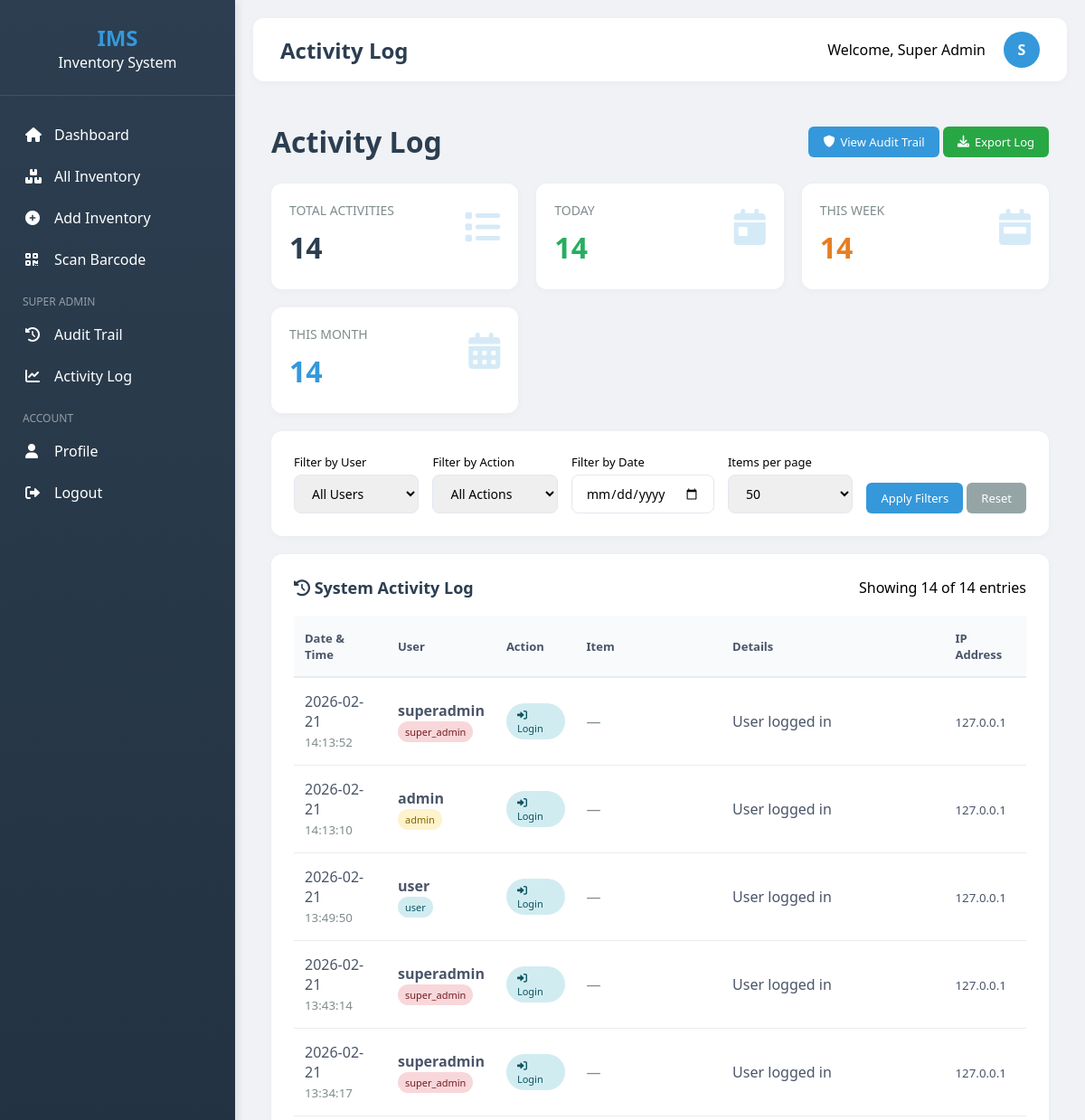
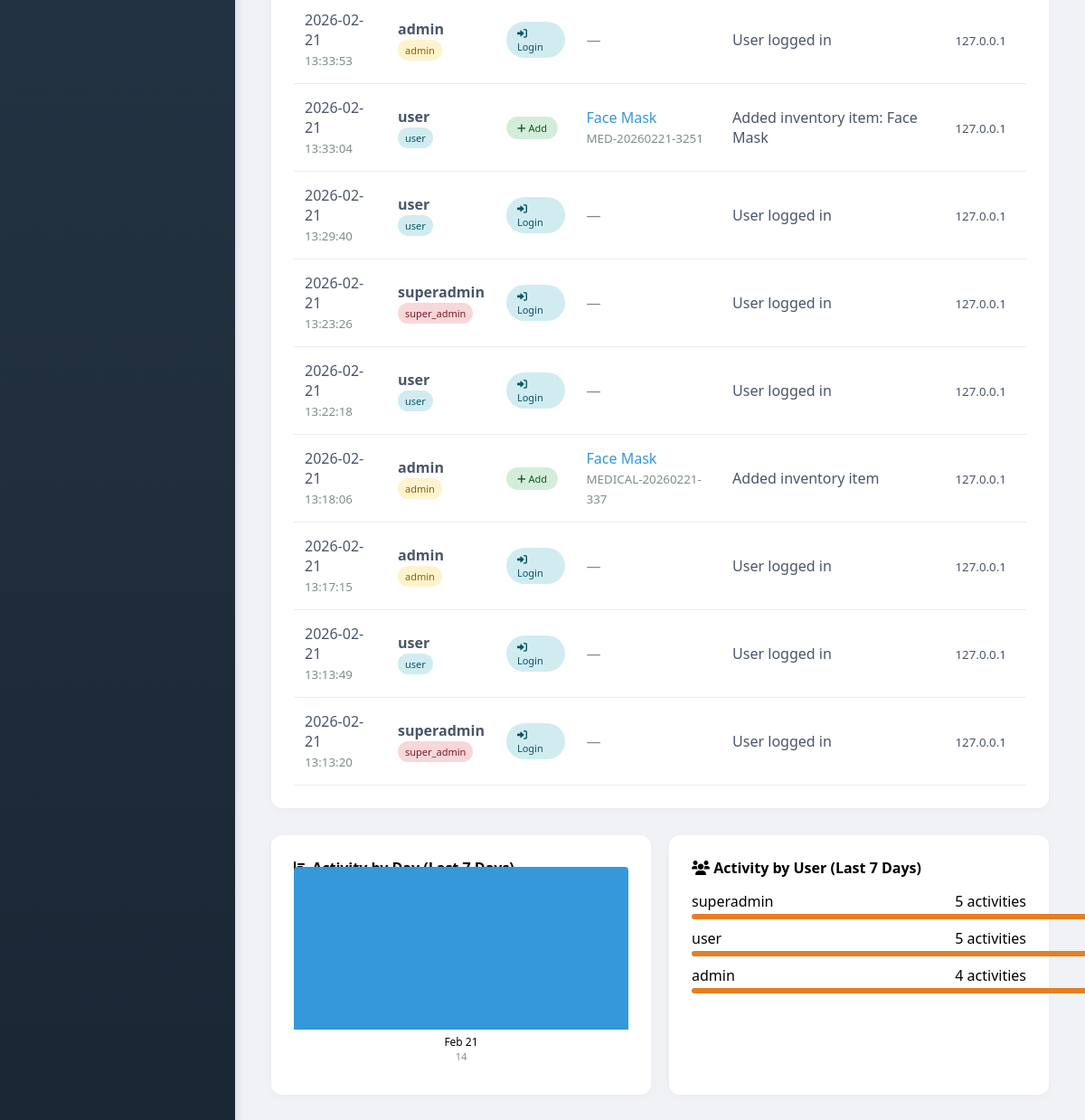
Page /superadmin/activity_log.php (signed in) on the committed database (2 pictures, top to bottom).
### tables this page shows
CREATE TABLE `activity_log` (
  `id` int(11) NOT NULL,
  `user_id` int(11) DEFAULT NULL,
  `action` varchar(50) NOT NULL,
  `item_id` int(11) DEFAULT NULL,
  `details` text DEFAULT NULL,
  `date_created` datetime NOT NULL
);

CREATE TABLE `users` (
  `id` int(11) NOT NULL,
  `firstname` varchar(100) DEFAULT NULL,
  `lastname` varchar(100) DEFAULT NULL,
  `username` varchar(80) DEFAULT NULL,
  `password` varchar(255) DEFAULT NULL,
  `email` varchar(100) DEFAULT NULL,
  `role` enum('super_admin','admin','user') DEFAULT 'user',
  `status` enum('active','inactive') DEFAULT 'active',
  `avatar` varchar(255) DEFAULT NULL,
  `created_at` timestamp NOT NULL DEFAULT current_timestamp()
);

CREATE TABLE `inventory` (
  `id` int(11) NOT NULL,
  `article_name` varchar(255) NOT NULL,
  `description` text DEFAULT NULL,
  `property_no` varchar(120) DEFAULT NULL,
  `uom` varchar(50) DEFAULT NULL,
  `qty_property_card` decimal(12,2) DEFAULT 0.00,
  `qty_physical_count` decimal(12,2) DEFAULT 0.00,
  `location_id` int(11) DEFAULT NULL,
  `condition_text` varchar(100) DEFAULT NULL,
  `remarks` text DEFAULT NULL,
  `certified_correct` text DEFAULT NULL,
  `approved_by` int(11) DEFAULT NULL,
  `verified_by` int(11) DEFAULT NULL,
  `section_id` int(11) DEFAULT NULL,
  `date_added` timestamp NOT NULL DEFAULT current_timestamp(),
  `date_updated` timestamp NULL DEFAULT NULL,
  `fund_cluster` varchar(50) DEFAULT NULL,
  `unit_value` decimal(12,2) DEFAULT 0.00,
  `equipment_id` int(11) DEFAULT 1,
  `type_equipment` varchar(50) DEFAULT '',
  `category` varchar(50) DEFAULT '',
  `allocate_to` int(11) DEFAULT NULL,
  `barcode_data` varchar(255) DEFAULT NULL,
  `barcode_image` longblob DEFAULT NULL
);

### superadmin/activity_log.php (the view, shortened to what this page needs)
<?php
require_once '../includes/header.php';
require_once '../includes/functions.php';
$page = isset($_GET['page']) ? (int)$_GET['page'] : 1;
$limit = 50;
$offset = ($page - 1) * $limit;
$filter_date = isset($_GET['date']) ? $_GET['date'] : '';
$where = [];
$where_clause = !empty($where) ? "WHERE " . implode(" AND ", $where) : "";
$total = $conn->query("SELECT COUNT(*) as total FROM activity_log a $where_clause")->fetch_assoc()['total'];
$activities = $conn->query("
    SELECT a.*, u.username, u.role,
           i.article_name, i.property_no
    FROM activity_log a
    LEFT JOIN users u ON a.user_id = u.id
    LEFT JOIN inventory i ON a.item_id = i.id
    $where_clause
    ORDER BY a.date_created DESC
    LIMIT $offset, $limit
");
$summary = [
    'total' => $total,
    'today' => $conn->query("SELECT COUNT(*) as count FROM activity_log WHERE DATE(date_created) = CURDATE()")->fetch_assoc()['count'],
    'week' => $conn->query("SELECT COUNT(*) as count FROM activity_log WHERE YEARWEEK(date_created) = YEARWEEK(NOW())")->fetch_assoc()['count'],
    'month' => $conn->query("SELECT COUNT(*) as count FROM activity_log WHERE MONTH(date_created) = MONTH(NOW()) AND YEAR(date_created) = YEAR(NOW())")->fetch_assoc()['count']
];
?>
<?php include '../includes/sidebar.php'; ?>
<div style="padding: 20px;">
    <div style="display: flex; justify-content: space-between; align-items: center; margin-bottom: 25px;">
        <h1 style="color: #2c3e50;">Activity Log</h1>
        <div>
            <a href="audit_trail.php" class="btn btn-primary">
                <i class="fas fa-shield-alt"></i> View Audit Trail
            </a>
            <a href="export_activity.php" class="btn btn-success">
                <i class="fas fa-download"></i> Export Log
            </a>
        </div>
    </div>
    <div class="stats-grid" style="margin-bottom: 20px;">
        <div class="stat-card">
            <div class="stat-icon"><i class="fas fa-list"></i></div>
            <div class="stat-title">Total Activities</div>
            <div class="stat-value"><?php echo number_format($summary['total']); ?></div>
        </div>
        <div class="stat-card">
            <div class="stat-icon"><i class="fas fa-calendar-day"></i></div>
            <div class="stat-title">Today</div>
            <div class="stat-value" style="color: #27ae60;"><?php echo $summary['today']; ?></div>
        </div>
        <div class="stat-card">
            <div class="stat-icon"><i class="fas fa-calendar-week"></i></div>
            <div class="stat-title">This Week</div>
            <div class="stat-value" style="color: #e67e22;"><?php echo $summary['week']; ?></div>
        </div>
        <div class="stat-card">
            <div class="stat-icon"><i class="fas fa-calendar-alt"></i></div>
            <div class="stat-title">This Month</div>
            <div class="stat-value" style="color: #3498db;"><?php echo $summary['month']; ?></div>
        </div>
    </div>
    <div class="table-container" style="margin-bottom: 20px;">
        <form method="GET" style="display: grid; grid-template-columns: repeat(4, 1fr) auto; gap: 15px; align-items: end;">
            <div>
                <label style="display: block; margin-bottom: 5px; font-size: 13px;">Filter by User</label>
                <select name="user_id" class="form-control">
                    <option value="">All Users</option>
                </select>
            </div>
            <div>
                <label style="display: block; margin-bottom: 5px; font-size: 13px;">Filter by Action</label>
                <select name="action" class="form-control">
                    <option value="">All Actions</option>
                </select>
            </div>
            <div>
                <label style="display: block; margin-bottom: 5px; font-size: 13px;">Filter by Date</label>
                <input type="date" name="date" class="form-control" value="<?php echo $filter_date; ?>">
            </div>
            <div>
                <label style="display: block; margin-bottom: 5px; font-size: 13px;">Items per page</label>
                <select name="limit" class="form-control">
                    <option value="50" <?php echo $limit == 50 ? 'selected' : ''; ?>>50</option>
                </select>
            </div>
            <div>
                <button type="submit" class="btn btn-primary">Apply Filters</button>
                <a href="activity_log.php" class="btn" style="background: #95a5a6; color: white;">Reset</a>
            </div>
        </form>
    </div>
    <div class="table-container">
        <div class="table-header">
            <h3 class="table-title"><i class="fas fa-history"></i> System Activity Log</h3>
            <span>Showing <?php echo min($limit, $activities->num_rows); ?> of <?php echo $total; ?> entries</span>
        </div>
        <table>
            <thead>
                <tr>
                    <th>Date & Time</th>
                    <th>User</th>
                    <th>Action</th>
                    <th>Item</th>
                    <th>Details</th>
                    <th>IP Address</th>
                </tr>
            </thead>
            <tbody>
                <?php if ($activities->num_rows > 0): ?>
                    <?php while ($act = $activities->fetch_assoc()): ?>
                    <tr>
                        <td>
                            <?php echo date('Y-m-d', strtotime($act['date_created'])); ?>
                            <br>
                            <small style="color: #7f8c8d;"><?php echo date('H:i:s', strtotime($act['date_created'])); ?></small>
                        </td>
                        <td>
                            <strong><?php echo htmlspecialchars($act['username'] ?? 'System'); ?></strong>
                            <br>
                            <span class="badge <?php
                                echo $act['role'] == 'super_admin' ? 'badge-danger' :
                                    ($act['role'] == 'admin' ? 'badge-warning' :
                                    ($act['role'] == 'user' ? 'badge-info' : 'badge-secondary'));
                            ?>">
                                <?php echo $act['role'] ?? 'N/A'; ?>
                            </span>
                        </td>
                        <td>
                            <span class="badge <?php
                                echo $act['action'] == 'add' ? 'badge-success' :
                                    ($act['action'] == 'edit' || $act['action'] == 'update' ? 'badge-warning' :
                                    ($act['action'] == 'delete' ? 'badge-danger' :
                                    ($act['action'] == 'login' ? 'badge-info' :
                                    ($act['action'] == 'logout' ? 'badge-secondary' : 'badge-primary'))));
                            ?>" style="text-transform: capitalize; padding: 5px 12px;">
                                <i class="fas <?php
                                    echo $act['action'] == 'add' ? 'fa-plus' :
                                        ($act['action'] == 'edit' || $act['action'] == 'update' ? 'fa-edit' :
                                        ($act['action'] == 'delete' ? 'fa-trash' :
                                        ($act['action'] == 'login' ? 'fa-sign-in-alt' :
                                        ($act['action'] == 'logout' ? 'fa-sign-out-alt' : 'fa-circle'))));
                                ?>"></i>
                                <?php echo ucfirst($act['action']); ?>
                            </span>
                        </td>
                        <td>
                            <?php if ($act['item_id']): ?>
                                <a href="../admin/view_inventory.php?id=<?php echo $act['item_id']; ?>" style="color: #3498db; text-decoration: none; font-weight: 500;">
                                    <?php echo htmlspecialchars($act['article_name'] ?? 'Item #' . $act['item_id']); ?>
                                </a>
                                <?php if ($act['property_no']): ?>
                                    <br>
                                    <small style="color: #7f8c8d;"><?php echo htmlspecialchars($act['property_no']); ?></small>
                                <?php endif; ?>
                            <?php else: ?>
                                <span style="color: #7f8c8d;">—</span>
                            <?php endif; ?>
                        </td>
                        <td>
                            <?php if ($act['details']): ?>
                                <span title="<?php echo htmlspecialchars($act['details']); ?>">
                                    <?php echo htmlspecialchars(substr($act['details'], 0, 50)) . (strlen($act['details']) > 50 ? '...' : ''); ?>
                                </span>
                            <?php else: ?>
                                <span style="color: #7f8c8d;">—</span>
                            <?php endif; ?>
                        </td>
                        <td><small><?php echo htmlspecialchars($act['ip_address'] ?? $_SERVER['REMOTE_ADDR']); ?></small></td>
                    </tr>
                    <?php endwhile; ?>
                <?php endif; ?>
            </tbody>
        </table>
    </div>
    <div style="display: grid; grid-template-columns: 1fr 1fr; gap: 20px; margin-top: 20px;">
        <div class="table-container">
            <h4 style="margin-bottom: 15px;"><i class="fas fa-chart-bar"></i> Activity by Day (Last 7 Days)</h4>
            <?php
            $daily = $conn->query("
                SELECT DATE(date_created) as day, COUNT(*) as count
                FROM activity_log
                WHERE date_created >= DATE_SUB(NOW(), INTERVAL 7 DAY)
                GROUP BY DATE(date_created)
                ORDER BY day DESC
            ");
            ?>
            <div style="height: 200px; display: flex; align-items: flex-end; gap: 10px; padding: 10px 0;">
                <?php
                $max_count = 0;
                $daily_data = [];
                while ($d = $daily->fetch_assoc()) {
                    $daily_data[] = $d;
                    if ($d['count'] > $max_count) $max_count = $d['count'];
                }
                foreach ($daily_data as $d):
                    $height = $max_count > 0 ? ($d['count'] / $max_count * 180) : 0;
                ?>
                    <div style="flex: 1; text-align: center;">
                        <div style="height: <?php echo $height; ?>px; background: #3498db; border-radius: 4px 4px 0 0; margin-bottom: 5px;"></div>
                        <div style="font-size: 12px;"><?php echo date('M d', strtotime($d['day'])); ?></div>
                        <div style="font-size: 11px; color: #7f8c8d;"><?php echo $d['count']; ?></div>
                    </div>
                <?php endforeach; ?>
            </div>
        </div>
        <div class="table-container">
            <h4 style="margin-bottom: 15px;"><i class="fas fa-users"></i> Activity by User (Last 7 Days)</h4>
            <?php
            $user_activity = $conn->query("
                SELECT u.username, COUNT(*) as count
                FROM activity_log a
                JOIN users u ON a.user_id = u.id
                WHERE a.date_created >= DATE_SUB(NOW(), INTERVAL 7 DAY)
                GROUP BY u.id, u.username
                ORDER BY count DESC
                LIMIT 5
            ");
            ?>
            <?php if ($user_activity->num_rows > 0): ?>
                <?php while ($ua = $user_activity->fetch_assoc()): ?>
                    <div style="margin-bottom: 10px;">
                        <div style="display: flex; justify-content: space-between; margin-bottom: 3px;">
                            <span><?php echo htmlspecialchars($ua['username']); ?></span>
                            <span><?php echo $ua['count']; ?> activities</span>
                        </div>
                        <div style="background: #ecf0f1; height: 6px; border-radius: 3px;">
                            <div style="width: <?php echo ($ua['count'] / $user_activity->num_rows * 100); ?>%; height: 6px; background: #e67e22; border-radius: 3px;"></div>
                        </div>
                    </div>
                <?php endwhile; ?>
            <?php else: ?>
                <p style="color: #7f8c8d;">No user activity in the last 7 days</p>
            <?php endif; ?>
        </div>
    </div>
</div>
<?php include '../includes/footer.php'; ?>

### assets/css/style.css (style rules this page uses)
* { margin: 0; padding: 0; box-sizing: border-box; font-family: 'Segoe UI', Tahoma, Geneva, Verdana, sans-serif; }
body { background-color: #f0f2f5; display: flex; height: 100vh; overflow: hidden; }
.stats-grid { display: grid; grid-template-columns: repeat(auto-fit, minmax(240px, 1fr)); gap: 20px; margin-bottom: 30px; }
.stat-card { background: #fff; padding: 25px; border-radius: 12px; box-shadow: 0 2px 10px rgba(0,0,0,0.03); position: relative; }
.stat-icon { position: absolute; right: 20px; top: 20px; font-size: 40px; color: #3498db; opacity: 0.2; }
.stat-title { color: #7f8c8d; font-size: 14px; margin-bottom: 10px; text-transform: uppercase; }
.stat-value { font-size: 32px; font-weight: 700; color: #2c3e50; margin-bottom: 5px; }
.table-container { background: #fff; border-radius: 12px; padding: 25px; box-shadow: 0 2px 10px rgba(0,0,0,0.03); margin-bottom: 30px; }
.table-header { display: flex; justify-content: space-between; align-items: center; margin-bottom: 20px; }
.table-title { font-size: 18px; font-weight: 600; color: #2c3e50; }
table { width: 100%; border-collapse: collapse; }
th { text-align: left; padding: 15px 12px; background: #f8fafc; color: #4a5568; font-weight: 600; font-size: 13px; border-bottom: 2px solid #e9ecef; }
td { padding: 15px 12px; border-bottom: 1px solid #e9ecef; color: #4a5568; }
.btn { padding: 8px 16px; border: none; border-radius: 6px; cursor: pointer; font-size: 13px; font-weight: 500; text-decoration: none; display: inline-flex; align-items: center; gap: 6px; }
.btn-primary { background: #3498db; color: #fff; }
.btn-success { background: #28a745; color: #fff; }
.form-control { width: 100%; padding: 10px 15px; border: 1px solid #e2e8f0; border-radius: 8px; font-size: 14px; }
.badge { padding: 6px 12px; border-radius: 20px; font-size: 12px; font-weight: 500; display: inline-block; }
.badge-success { background: #d4edda; color: #155724; }
.badge-warning { background: #fff3cd; color: #856404; }
.badge-danger { background: #f8d7da; color: #721c24; }
.badge-info { background: #d1ecf1; color: #0c5460; }

### superadmin/activity_log.php (style rules this page uses)
.badge { font-size: 11px; padding: 4px 8px; }
.stat-card { padding: 20px; }

### rows in the picture
activity_log: date_created "2026-02-21", date_created "14:13:52", user.username "superadmin", user.role "super_admin", action "Login", details "User logged in", ip_address "127.0.0.1"
activity_log: date_created "2026-02-21", date_created "14:13:10", user.username "admin", user.role "admin", action "Login", details "User logged in", ip_address "127.0.0.1"
activity_log: date_created "2026-02-21", date_created "13:49:50", user.username "user", user.role "user", action "Login", details "User logged in", ip_address "127.0.0.1"
activity_log: date_created "2026-02-21", date_created "13:43:14", user.username "superadmin", user.role "super_admin", action "Login", details "User logged in", ip_address "127.0.0.1"
activity_log: date_created "2026-02-21", date_created "13:34:17", user.username "superadmin", user.role "super_admin", action "Login", details "User logged in", ip_address "127.0.0.1"
activity_log: date_created "2026-02-21", date_created "13:33:53", user.username "admin", user.role "admin", action "Login", details "User logged in", ip_address "127.0.0.1"
activity_log: date_created "2026-02-21", date_created "13:33:04", user.username "user", user.role "user", action "Add", inventory.article_name "Face Mask", inventory.property_no "MED-20260221-3251", details "Added inventory item: Face Mask", ip_address "127.0.0.1"
activity_log: date_created "2026-02-21", date_created "13:29:40", user.username "user", user.role "user", action "Login", details "User logged in", ip_address "127.0.0.1"
activity_log: date_created "2026-02-21", date_created "13:23:26", user.username "superadmin", user.role "super_admin", action "Login", details "User logged in", ip_address "127.0.0.1"
activity_log: date_created "2026-02-21", date_created "13:22:18", user.username "user", user.role "user", action "Login", details "User logged in", ip_address "127.0.0.1"
activity_log: date_created "2026-02-21", date_created "13:18:06", user.username "admin", user.role "admin", action "Add", inventory.article_name "Face Mask", inventory.property_no "MEDICAL-20260221-337", details "Added inventory item", ip_address "127.0.0.1"
activity_log: date_created "2026-02-21", date_created "13:17:15", user.username "admin", user.role "admin", action "Login", details "User logged in", ip_address "127.0.0.1"
activity_log: date_created "2026-02-21", date_created "13:13:49", user.username "user", user.role "user", action "Login", details "User logged in", ip_address "127.0.0.1"
activity_log: date_created "2026-02-21", date_created "13:13:20", user.username "superadmin", user.role "super_admin", action "Login", details "User logged in", ip_address "127.0.0.1"

### other values in the picture
str_replace('_', ' ', $page) "Activity Log"
$_SESSION['fullname'] "Super Admin"
substr($_SESSION['username'] ?? 'U', 0, 1) "S"
$summary['total'] "14"
$summary['today'] "14"
$summary['week'] "14"
$summary['month'] "14"
min($limit, $activities->num_rows) "14"
$total "14"
date('M d', strtotime($d['day'])) "Feb 21"
$d['count'] "14"
$ua['username'] "superadmin"
$ua['count'] "5"
$ua['username'] "user"
$ua['username'] "admin"
